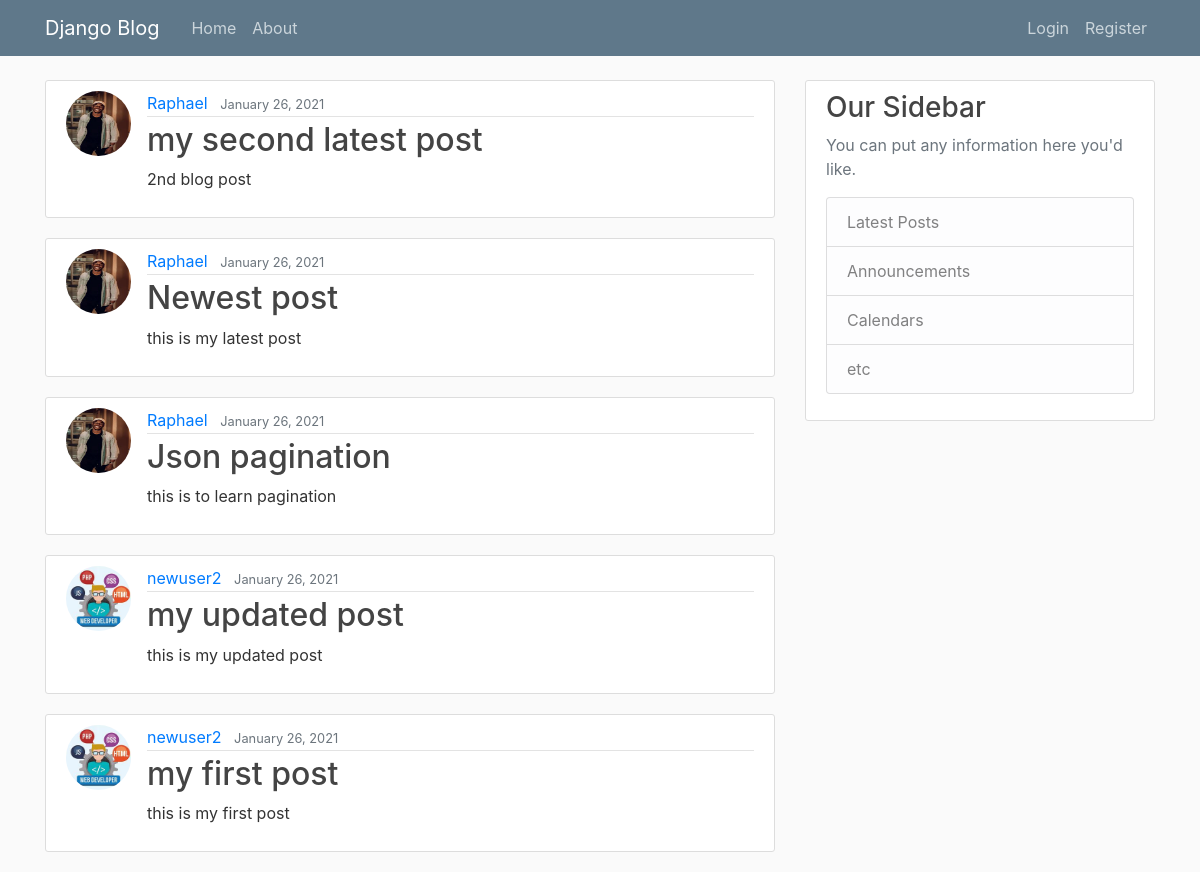
The page / on the database its author committed.
### blog/models.py (models this page shows, shortened)
class Post(models.Model):
  title = models.CharField(max_length = 100)
  content = models.TextField()
  date_posted = models.DateTimeField(default = timezone.now)
  author = models.ForeignKey(User , on_delete = models.CASCADE)

### users/models.py (models this page shows, shortened)
class Profile(models.Model):
  user = models.OneToOneField(User, on_delete = models.CASCADE)
  image = models.ImageField(default = "default.jpg" , upload_to = "profile_pics_")

### blog/views.py (the view)
# urls.py: path('', PostListView.as_view(), name = "blog-home"),
class PostListView(ListView):
  model = Post
  template_name = "blog/home.html" #<app>/<model>_<viewtype>.html
  context_object_name = "posts"
  ordering = ['-date_posted']
  paginate_by = 5

### blog/templates/blog/home.html
{% extends "blog/base.html" %}
{%  block content %}
  {% for post in posts %}
    <article class="media content-section">
      <img src = "{{post.author.profile.image.url}}" class = "rounded-circle article-img">
    <div class="media-body">
    <div class="article-metadata">
      <a class="mr-2" href="#">{{ post.author }}</a>
      <small class="text-muted">{{ post.date_posted|date:"F d, Y" }}</small>
    </div>
    <h2><a class="article-title" href="{% url 'post-detail' post.id %}">{{ post.title }}</a></h2>
    <p class="article-content">{{ post.content }}</p>
  </div>
  </article>
  {% endfor %}
{% endblock content %}

### blog/static/blog/main.css (style rules this page uses)
body { background: #fafafa; color: #333333; margin-top: 5rem; }
h1, h2, h3, h4, h5, h6 { color: #444444; }
.content-section { background: #ffffff; padding: 10px 20px; border: 1px solid #dddddd; border-radius: 3px; margin-bottom: 20px; }
.article-title { color: #444444; }
.article-content { white-space: pre-line; }
.article-img { height: 65px; width: 65px; margin-right: 16px; }
.article-metadata { padding-bottom: 1px; margin-bottom: 4px; border-bottom: 1px solid #e3e3e3 }

### rows shown on the page
Post: author.profile.image (picture), author "Raphael", date_posted "January 26, 2021", title "my second latest post", content "2nd blog post"
Post: author.profile.image (picture), author "Raphael", date_posted "January 26, 2021", title "Newest post", content "this is my latest post"
Post: author.profile.image (picture), author "Raphael", date_posted "January 26, 2021", title "Json pagination", content "this is to learn pagination"
Post: author.profile.image (picture), author "newuser2", date_posted "January 26, 2021", title "my updated post", content "this is my updated post"
Post: author.profile.image (picture), author "newuser2", date_posted "January 26, 2021", title "my first post", content "this is my first post"
